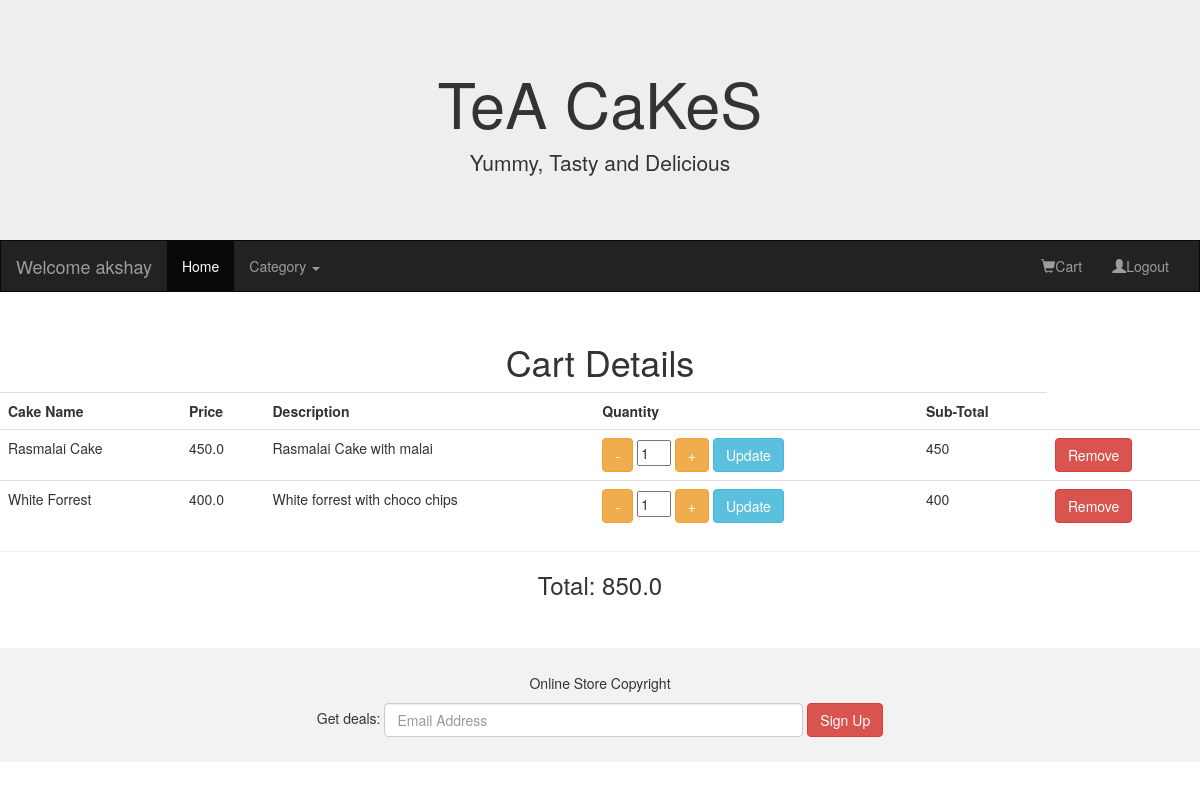
/showAllCartItems (signed in), run on the app's committed database.
### UserApp/models.py (models this page shows)
class MyCart(models.Model):
    user = models.ForeignKey(to='AdminApp.UserInformation', on_delete= models.CASCADE)
    cake = models.ForeignKey(to='AdminApp.Product', on_delete=models.CASCADE)
    qty = models.IntegerField()
    class Meta:
        db_table="MyCart"

### AdminApp/models.py (models this page shows)
class Product(models.Model):
    pname = models.CharField(max_length=20)
    price = models.FloatField(default=200)
    description = models.CharField(max_length=50)
    size = models.FloatField(default=1)
    qty = models.IntegerField()
    image = models.ImageField(default='abc.jpg',upload_to='Images')
    cat = models.ForeignKey(to='Category', on_delete=models.CASCADE)
    class Meta:
        db_table ="Product"

### UserApp/views.py (the view, shortened to what this page needs)
# urls.py: path('showAllCartItems',views.showAllCartItems)
def showAllCartItems(request):
    uname = request.session["uname"]
    user = UserInformation.objects.get(username = uname)
    cats = Category.objects.all()
    if(request.method == "GET"):
        cart = MyCart.objects.filter(user = user)
        total =0
        for items in cart:
            total += items.qty * items.cake.price
        request.session["total"] = total
        return render(request,'showAllCart.html',{'item':cart,'cats':cats})

### UserApp/templates/showAllCart.html (shortened to what this page needs)
{%extends 'homepage.html' %}
{%block content%}
<center>
    <h1>Cart Details</h1>
    <table class="table">
        <tr><th>Cake Name</th><th>Price</th><th>Description</th><th>Quantity</th><th>Sub-Total</th></tr>
        {%for items in item%}
        <form method="post" id="myform{{items.cake.id}}">
        <tr>
            <td><input type='hidden' name='cakeid' value='{{items.cake.id}}'>{{items.cake.pname}}</td>
            <td>{{items.cake.price}}</td>
            <td>{{items.cake.description}}</td>
            <td><button type='button' class='btn btn-warning' onclick="decrement('qty{{items.cake.id}}')">-</button>
                <input type='text' name='qty' id='qty{{items.cake.id}}' value='{{items.qty}}' size="1" >
                <button type='button' class='btn btn-warning' onclick='increment("qty{{items.cake.id}}")'>+</button>
                <button type='submit' name='action' value='update' class='btn btn-info' >Update</button></td>
            <td>{% widthratio items.qty 1 items.cake.price %}</td>
            <td>
                <button type="button" name="action" value="remove" class="btn btn-danger" onclick="getConfirm('myform{{items.cake.id}}')">Remove</button>
            </td>
        </tr>
    </form>
        {%endfor%}
    </table>
    <hr>
    <h3>Total: {{request.session.total}}</h3>
</center>
{%endblock%}

### data on the page
MyCart: cake.pname "Rasmalai Cake", cake.price "450.0", cake.description "Rasmalai Cake with malai", qty "1", qty+cake "450"
MyCart: cake.pname "White Forrest", cake.price "400.0", cake.description "White forrest with choco chips", qty "1", qty+cake "400"

### other printed values
{{ request.session.uname }} "akshay"
{{ request.session.total }} "850.0"
